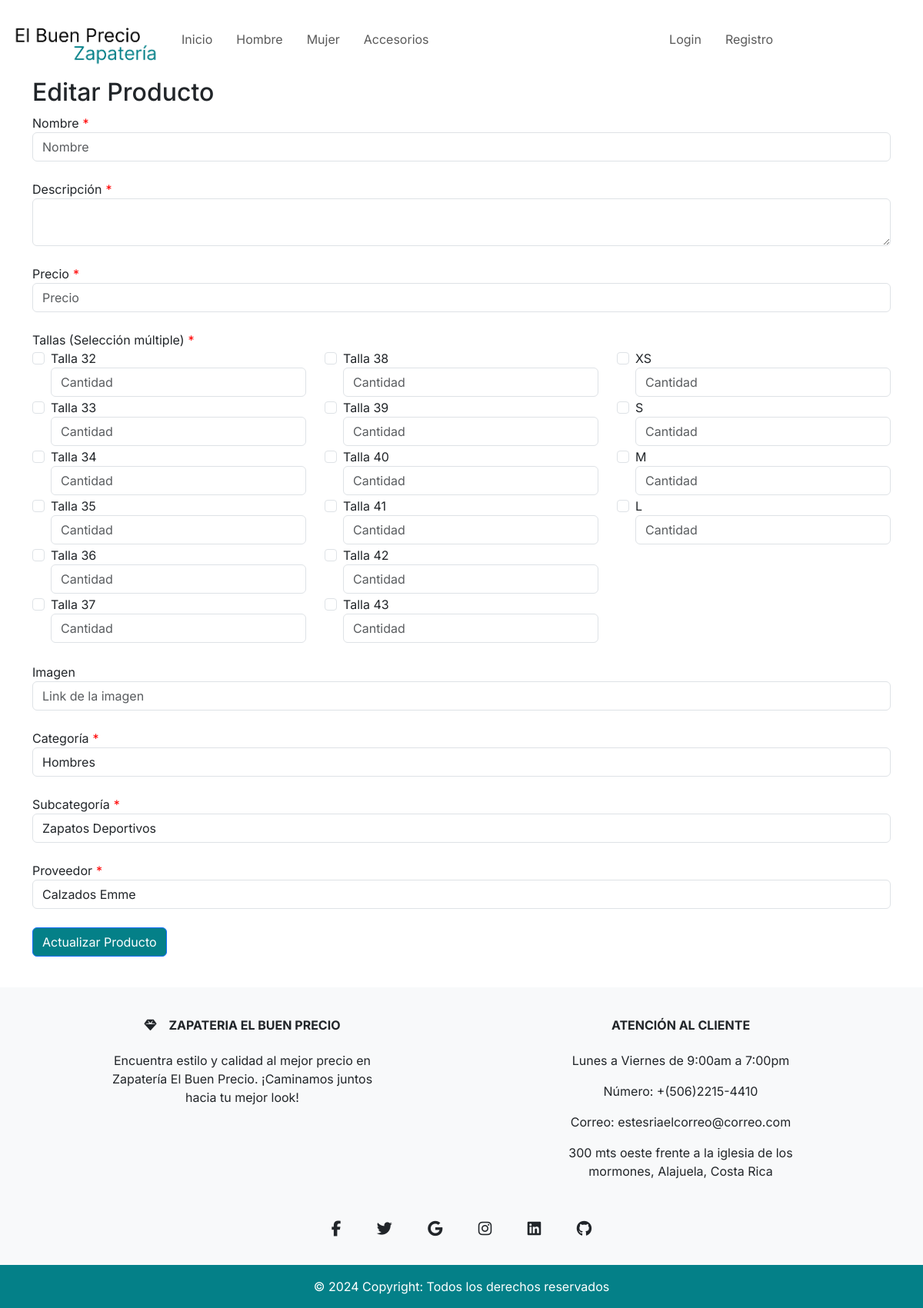
/actualizarproducto.php, run on the app's committed database.
### tables this page shows
CREATE TABLE `tallas` (
  `Id_Talla` int(11) NOT NULL,
  `Descripcion` varchar(255) NOT NULL
);

### DAL/productosCrud.php (called while the page is built, shortened)
<?php
function getArray($sql) {
    try {
        $oConexion = conectarDb();
        if(mysqli_set_charset($oConexion, "utf8")){
            if(!$result = mysqli_query($oConexion, $sql)) die();
            $retorno = array();
            while ($row = mysqli_fetch_array($result)) {
                $retorno[] = $row;
            }
        }
    } catch (\Throwable $th) {
        echo $th;
    }finally{
        Desconectar($oConexion);
    }
    return $retorno;
}
?>

### actualizarproducto.php (the view, shortened to what this page needs)
<?php
require_once "DAL/productosCrud.php";
$categorias = getArray("SELECT * FROM categorias");
$subcategorias = getArray("SELECT * FROM subcategoria");
$proveedores = getArray("SELECT * FROM proveedores");
$tallas = getArray("SELECT * FROM tallas");
include_once 'include/templates/header.php';
?>
<main>
    <div class="container">
        <h2>Editar Producto</h2>
        <form method="post" action="<?php echo $_SERVER['PHP_SELF']; ?>">
            <div class="form-group">
                <label for="nombre">Nombre<span class="required">*</span></label>
                <input type="text" class="form-control" id="Nombre" name="nombre" placeholder="Nombre" maxlength="255"
                    value="<?= $nombre ?>">
            </div>
            <br>
            <div class="form-group">
                <label for="descripcion">Descripción<span class="required">*</span></label>
                <textarea class="form-control" id="Descripcion" name="descripcion" rows="2"
                    maxlength="200"><?= $descripcion ?></textarea>
            </div>
            <br>
            <div class="form-group">
                <label for="precio">Precio<span class="required">*</span></label>
                <input type="number" class="form-control" id="Precio" name="precio" placeholder="Precio"
                    value="<?= $precio ?>">
            </div>
            <br>
            <div class="form-group">
                <label>Tallas (Selección múltiple)<span class="required">*</span></label>
                <div class="row">
                    <?php $colSize = ceil(count($tallas) / 3); ?>
                    <?php foreach ($tallas as $index => $tallaItem): ?>
                    <?php if ($index % $colSize === 0): ?>
                    <div class="col-md-4">
                        <?php endif; ?>
                        <div class="form-check">
                            <input class="form-check-input" type="checkbox"
                                id="talla_<?php echo $tallaItem['Id_Talla']; ?>" name="talla[]"
                                value="<?php echo $tallaItem['Id_Talla']; ?>"
                                <?php if (in_array($tallaItem['Id_Talla'], $tallaArray)): ?> checked <?php endif; ?>>
                            <label class="form-check-label" for="talla_<?php echo $tallaItem['Id_Talla']; ?>">
                                <?php echo $tallaItem['Descripcion']; ?>
                            </label>
                            <?php
                            $indice = array_search($tallaItem['Id_Talla'], $tallaArray);
                            if ($indice !== false && isset($cantidadArray[$indice])) {
                                $cantidadValue = $cantidadArray[$indice];
                            } else {
                                $cantidadValue = '';
                            }
                            ?>
                            <input type="number" class="form-control"
                                id="cantidad_<?php echo $tallaItem['Id_Talla']; ?>"
                                name="cantidad[<?php echo $tallaItem['Id_Talla']; ?>]" placeholder="Cantidad"
                                value="<?php echo $cantidadValue; ?>">
                        </div>
                        <?php if (($index + 1) % $colSize === 0 || ($index + 1) === count($tallas)): ?>
                    </div>
                    <?php endif; ?>
                    <?php endforeach; ?>
                </div>
            </div>
            <br>
            <div class="form-group">
                <label for="imagen">Imagen</label>
                <input type="text" class="form-control" id="Imagen" name="imagen" placeholder="Link de la imagen"
                    maxlength="255" value="<?= $imagen ?>">
            </div>
            <br>
            <div class="form-group">
                <label for="categoria">Categoría<span class="required">*</span></label>
                <select class="form-control" id="Categoria" name="categoria">
                    <?php foreach ($categorias as $cat): ?>
                    <option value="<?= $cat['Id_Categoria'] ?>"
                        <?= ($cat['Id_Categoria'] == $Id_Categoria) ? 'selected' : '' ?>>
                        <?= $cat['Descripcion'] ?>
                    </option>
                    <?php endforeach; ?>
                </select>
            </div>
            <br>
            <div class="form-group">
                <label for="subcategoria">Subcategoría<span class="required">*</span></label>
                <select class="form-control" id="Subcategoria" name="subcategoria">
                    <?php foreach ($subcategorias as $subcat): ?>
                    <option value="<?= $subcat['id_SubCategoria'] ?>"
                        <?= ($subcat['id_SubCategoria'] == $Id_Subcategoria) ? 'selected' : '' ?>>
                        <?= $subcat['nombre'] ?>
                    </option>
                    <?php endforeach; ?>
                </select>
            </div>
            <br>
            <div class="form-group">
                <label for="proveedor">Proveedor<span class="required">*</span></label>
                <select class="form-control" id="Proveedor" name="proveedor">
                    <?php foreach ($proveedores as $prov): ?>
                    <option value="<?= $prov['Id_Proveedor'] ?>"
                        <?= ($prov['Id_Proveedor'] == $Id_Proveedor) ? 'selected' : '' ?>>
                        <?= $prov['Nombre'] ?>
                    </option>
                    <?php endforeach; ?>
                </select>
            </div>
            <br>
            <div>
                <button type="submit" class="btn btn-primary color-boton">Actualizar Producto</button>
            </div>
            <br>
        </form>
    </div>
</main>
<?php
include_once 'include/templates/footer.php';
?>
</html>

### include/templates/header.php (shortened to what this page needs)
<head>
    <link href="https://cdn.jsdelivr.net/npm/bootstrap@5.3.3/dist/css/bootstrap.min.css" rel="stylesheet"
>
    <link rel="stylesheet" href="/css/styles.css">
    <link rel="stylesheet" href="/css/normalize.css">
</head>
<body>
    <header>
        <nav class="navbar navbar-expand-lg bg-body">
            <div class="container-fluid">
                <a class="navbar-brand" href="/">
                    <img src="/img/Logo.png" alt="Logo Zapateria" class="logo">
                </a>
                <div class="collapse navbar-collapse justify-content-between" id="navbarSupportedContent">
                    <ul class="navbar-nav mb-2 mb-lg-0">
                        <li class="nav-item active">
                            <a class="nav-link" aria-current="page" href="/">Inicio</a>
                        </li>
                        <li class="nav-item">
                            <a class="nav-link" href="/hombre.php">Hombre</a>
                        </li>
                        <li class="nav-item">
                            <a class="nav-link" href="/mujer.php">Mujer</a>
                        </li>
                        <li class="nav-item">
                            <a class="nav-link" href="/accesorios.php">Accesorios</a>
                        </li>
                    </ul>
                    <ul class="navbar-nav mb-2 mb-lg-0" style="margin-right: 10rem;">
                            <?php if (!isset($_SESSION['login'])): ?>
                            <li class="nav-item">
                                <a href="login.php" class="nav-link">Login</a>
                            </li>
                            <li class="nav-item">
                                <a href="registro.php" class="nav-link">Registro</a>
                            </li>
                            <?php endif; ?>
                        </ul>
                </div>
            </div>
        </nav>
    </header>
</body>

### include/templates/footer.php (shortened to what this page needs)
<footer class="text-center bg-body-tertiary">
    <div class="container pt-4">
        <section class="">
            <div class="row mt-3">
                <div class="col-md-6 col-lg-4 col-xl-4 mx-auto mb-4">
                    <h6 class="text-uppercase fw-bold mb-4">
                        <i class="fas fa-gem me-3"></i>Zapateria El Buen Precio
                    </h6>
                    <p>
                    Encuentra estilo y calidad al mejor precio en Zapatería El Buen Precio. ¡Caminamos juntos hacia tu mejor look!
                    </p>
                </div>
                <div class="col-md-6 col-lg-4 col-xl-4 mx-auto mb-4">
                    <h6 class="text-uppercase fw-bold mb-4">
                        Atención al cliente
                    </h6>
                    <p>
                        Lunes a Viernes de 9:00am a 7:00pm
                    </p>
                    <p>
                        Número: <span>+(506)2215-4410</span>
                    </p>
                    <p>
                        Correo: <span>estesriaelcorreo@correo.com</span>
                    </p>
                    <p>
                        300 mts oeste frente a la iglesia de los mormones, Alajuela, Costa Rica
                    </p>
                </div>
            </div>
        </section>
        <section class="mb-4">
            <a data-mdb-ripple-init class="btn btn-link btn-floating btn-lg text-body m-1" href="#!" role="button" data-mdb-ripple-color="dark"><i class="fab fa-facebook-f"></i></a>
            <a data-mdb-ripple-init class="btn btn-link btn-floating btn-lg text-body m-1" href="#!" role="button" data-mdb-ripple-color="dark"><i class="fab fa-twitter"></i></a>
            <a data-mdb-ripple-init class="btn btn-link btn-floating btn-lg text-body m-1" href="#!" role="button" data-mdb-ripple-color="dark"><i class="fab fa-google"></i></a>
            <a data-mdb-ripple-init class="btn btn-link btn-floating btn-lg text-body m-1" href="#!" role="button" data-mdb-ripple-color="dark"><i class="fab fa-instagram"></i></a>
            <a data-mdb-ripple-init class="btn btn-link btn-floating btn-lg text-body m-1" href="#!" role="button" data-mdb-ripple-color="dark"><i class="fab fa-linkedin"></i></a>
            <a data-mdb-ripple-init class="btn btn-link btn-floating btn-lg text-body m-1" href="https://github.com/Danyy22-oi/Proyecto-Ambiente-web-cliente-servidor" role="button" data-mdb-ripple-color="dark"><i class="fab fa-github"></i></a>
        </section>
    </div>
    <div class="text-center p-3 bg-footer-final">
        © 2024 Copyright:
        Todos los derechos reservados
    </div>
</footer>
</body>
</html>

### css/styles.css (style rules this page uses)
* { font-family: "Inter", sans-serif; font-optical-sizing: auto; }
.color-boton { background-color: var(--principal); }
.logo { width: 200px; height: auto; margin-top: 10px; }
.bg-footer-final { background-color: var(--principal); color: var(--blanco); }
.navbar-nav .nav-link { margin-right: 15px; }
.required { color: red; margin-left: 5px; }

### data on the page
tallas: Descripcion "Talla 32"
tallas: Descripcion "Talla 33"
tallas: Descripcion "Talla 34"
tallas: Descripcion "Talla 35"
tallas: Descripcion "Talla 36"
tallas: Descripcion "Talla 37"
tallas: Descripcion "Talla 38"
tallas: Descripcion "Talla 39"
tallas: Descripcion "Talla 40"
tallas: Descripcion "Talla 41"
tallas: Descripcion "Talla 42"
tallas: Descripcion "Talla 43"
tallas: Descripcion "XS"
tallas: Descripcion "S"
tallas: Descripcion "M"
tallas: Descripcion "L"

### other printed values
form field categoria "Hombres"
form field subcategoria "Zapatos Deportivos"
form field proveedor "Calzados Emme"
